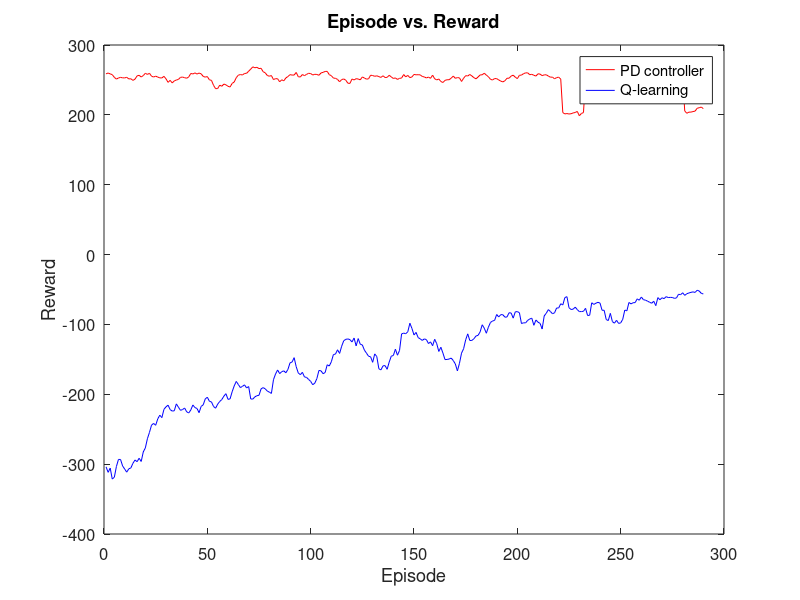

MATLAB code to generate this figure:
%% Plot Result
PDAgent =[219.400913431
241.399429755
227.189082642
249.144715368
238.855870577
242.602403241
215.67275475
231.291802797
235.0290166
231.030268368
255.547874958
231.495539255
228.936896956
215.702254488
210.845592754
213.869358962
258.618004525
224.11055407
224.999307608
233.834792632
239.663988745
232.403304197
233.719194842
205.479407264
234.007278162
256.918100201
222.57726773
234.180926346
244.616703897
257.618002256
217.84948455
255.944010867
190.251595819
222.485539651
217.62024866
220.778328196
245.752289394
220.979928594
257.489769402
209.173241682
206.768266379
247.22674351
218.458271647
219.225001014
235.101817243
226.469219708
250.320416874
249.619932462
212.270273796
249.804838889
227.973692168
256.374335546
239.267580383
234.693337732
202.070121598
249.70872176
215.465169018
213.157846543
239.509565433
220.156879044
203.048407689
220.597540788
185.260642597
191.190417824
236.480808331
250.580549132
233.959420495
247.162483172
201.614006894
218.875097392
210.088390224
254.423506042
240.628792542
247.506005559
227.100636305
244.911816807
244.688907739
255.366675492
249.957264729
231.808253611
248.600046684
242.056740339
241.614807122
247.165430761
228.785460107
231.958061286
195.928032782
228.692817045
217.549736445
238.945653524
241.369686519
191.13286474
255.025913341
240.354514748
203.614466451
257.392155809
217.331134746
237.35359381
248.625194652
244.456236402
232.942010239
241.551680783
228.566946005
193.677135885
236.804942028
238.578237332
241.686034385
234.957585257
252.862994047
245.408043662
223.629809207
242.898649532
239.356689086
216.641465036
226.997857861
245.389133075
251.633300906
242.722920782
187.937340392
238.174671058
211.127988397
220.246782648
227.324808629
205.10592256
248.571698138
235.81451564
227.046259144
208.949162229
239.985203007
250.762668219
224.68714542
229.492311621
215.284301417
215.640874128
246.636802249
232.792438245
220.363341171
230.919809602
261.140369903
235.106294594
240.034007488
231.680131342
217.760761018
204.161921015
239.028361418
221.470686025
235.561562181
249.710604837
207.659882041
238.894294592
242.932506265
218.226407501
247.595758598
221.258386265
254.94996741
205.852409204
242.264481993
203.35959844
260.242985042
242.988396407
233.440696205
244.563996803
216.114237601
224.957431675
213.636250747
241.147411995
217.986113156
224.6306894
248.913653235
208.271356046
226.547630145
246.921396255
208.45894354
201.891447204
255.449672435
222.330015011
241.566537161
240.516129254
254.559275519
216.666590509
218.521129552
222.785622902
195.651639261
254.016741448
239.219806421
250.278809746
244.314412249
220.570797284
215.614197964
238.254205677
242.922859221
247.810147049
225.123875341
218.24883593
226.503885756
216.280681121
213.150965464
234.724847328
241.20004211
214.199311171
219.696032964
225.577584317
236.860102428
242.377534009
253.333873435
227.392487323
246.523958501
226.221250381
206.215164337
220.402791856
261.795391767
222.405828058
246.27426811
248.033514001
242.960374149
226.549018865
233.157699772
232.645653245
214.540739956
239.308785232
215.763696785
239.848300476
233.269479874
247.644964533
229.853670024
226.902712707
226.994028811
209.490692712
249.619843863
221.034673279
211.728025661
-264.152246384
221.184722281
238.579728991
240.664230562
234.147276378
238.178808797
233.100751551
225.273600857
187.641526202
253.680715485
224.407895901
211.583182903
238.51600676
217.084172708
249.816016898
220.160616653
218.502794463
239.754273702
216.678256309
234.571346797
249.12132074
243.226997826
248.781577849
244.027801466
230.000501864
245.558520807
236.646685986
223.580263646
250.70429545
244.322616958
204.683516512
264.283878178
246.139330526
200.642911399
233.701013463
243.804934746
224.744922493
236.767658414
197.147606423
206.14856678
236.557455178
250.643624646
244.182270879
224.331463194
234.614996638
244.222669849
207.7712086
210.13436372
223.205912299
250.449756185
220.345384107
243.161701709
221.068155777
235.895223575
210.388427615
237.137708059
224.160305645
251.930219958
216.39019111
-255.135455884
217.413586323
236.466246011
243.633495693
228.935972728
242.236746029
250.333130138
246.319605279
232.310079049
230.757643234];
filterPDAgent = zeros(300-10,1);
for i = 1:300-10
    filterPDAgent(i) = sum(PDAgent(i:i+10))/10;
end 

QLearing = [-151.070212701 
-370.679868104 
-75.7091061405 
-203.627917147 
-513.857460046 
-445.465483003 
-429.738592266 
-153.74844107 
-207.537861254 
-91.2368866404 
-435.326188167 
-307.277409566 
-248.883769309 
-390.3680193 
-150.973685399 
-207.345513247 
-242.619675062 
-430.937079736 
-338.487133242 
-296.534572417 
-180.567763313 
-339.336664795 
-281.79778063 
-116.70730821 
-295.393845173 
-199.687706543 
-109.599818985 
-333.763072726 
-159.052113921 
-223.537674386 
-32.5923974437 
0.921953156341 
-131.788689937 
-232.955228529 
-169.901038399 
-113.517120601 
-92.2935156333 
-180.007302704 
-97.2319770142 
-86.0561105088 
-176.273036452 
-158.628135573 
-42.1516911575 
-123.446102784 
-35.2888940759 
-263.508419668 
-204.009973836 
-71.4697636733 
-134.147377399 
-206.246746376 
-120.013842688 
-89.2561905652 
-16.4796899904 
-116.617997839 
-148.914271717 
-155.867021946 
-83.508089694 
-160.120017036 
99.5980188483 
-86.9030262452 
-322.53765506 
-137.412145572 
-220.20122245 
-66.3243502066 
-0.996055536365 
-70.6213172806 
-101.70089603 
13.4799185434 
-88.5597228277 
-63.5625319016 
-72.883185728 
-119.7545331 
31.0017421552 
-91.5251215601 
-155.355134822 
-89.2585670501 
-34.7301144662 
-58.2849378432 
-76.0642826705 
-48.2685798898 
-418.952465925 
-77.0052974746 
-54.812897823 
63.5336894399 
-79.0706535178 
28.4617279481 
-54.1624863905 
-68.5827837593 
-121.858901524 
-107.6022937 
-84.907097848 
-26.7273218771 
86.3726939779 
61.3551551158 
-41.4102326465 
-23.2624258855 
51.9898330624 
-109.360824498 
27.9092334753 
65.3999816461 
-83.8157828174 
39.9520334852 
-285.100510144 
-92.9470598243 
12.4024587291 
26.0760247629 
-156.284086946 
40.0058996063 
-168.319205402 
-27.860159454 
-30.4846350389 
-38.6310312607 
170.593775207 
-51.0812274312 
-104.659540296 
-69.4174905553 
58.3069113741 
66.8214318721 
4.15217783746 
-46.6619190452 
178.460728166 
-16.8476955196 
84.898432147 
65.7479115278 
155.627209812 
51.7882728181 
-29.1672066898 
70.533433171 
46.3602515103 
-61.8845805691 
65.1234809511 
-46.4141253061 
192.043850935 
-77.9135765901 
47.2077919587 
6.81352494113 
-34.167131302 
-117.976602908 
53.9636585784 
-111.005478743 
179.104826531 
-12.6901707087 
-395.980533913 
161.434373383 
36.9646325924 
54.9628572505 
-98.6278610159 
172.344130872 
50.6778646021 
72.8301759676 
69.8870950418 
7.13944311501 
124.586064656 
77.2020947191 
183.243144198 
19.91395101 
111.334133503 
145.120071773 
23.4026177492 
-136.01563128 
145.934738362 
-78.4218145446 
-28.4944578978 
79.356180196 
120.280100751 
162.719957681 
-92.0825941938 
158.851023205 
35.5042456612 
206.952122384 
-262.16612194 
-75.6951650288 
41.40074159 
-195.731469926 
-106.708103265 
124.291489512 
174.783976758 
-64.7208792035 
88.2026596016 
-63.1046687883 
9.11681691364 
-44.7988501186 
215.496322463 
166.903238806 
60.3505120918 
63.7567882706 
-65.9174521383 
176.956837694 
-15.684041939 
165.807471018 
-44.390236071 
108.923137704 
158.127219577 
118.35509718 
21.5499479519 
234.824379677 
198.243712758 
-24.2586382927 
193.935067 
152.920418821 
96.3352908077 
21.7134674553 
106.273124409 
87.5295087822 
125.211961054 
142.081429844 
226.712507024 
51.7339407075 
156.387161296 
200.059233101 
122.371084043 
-214.677817729 
43.31966595 
103.520910003 
159.213645249 
165.543736731 
164.532037729 
23.4807679458 
202.740601933 
93.9091909185 
167.611001141 
-40.8477546351 
159.949498281 
121.244803182 
206.482329191 
105.431611725 
101.928126582 
189.903629784 
162.57478937 
202.0681539 
215.341872124 
133.676173768 
170.1233677 
186.27009837 
-196.080889813 
156.533904523 
114.900224498 
159.544929441 
120.28986566 
104.484047808 
203.40281174 
222.804652381 
219.222648944 
-36.6143593496 
194.639691863 
160.498570158 
109.767039889 
149.159527119 
185.301050667 
98.5447182587 
-101.075543988 
203.783469609 
-41.1691507851 
187.001657729 
170.737313024 
-42.2006964621 
116.275034448 
191.984552142 
60.153230104 
199.340132348 
202.809597464 
162.88661983 
181.089219883 
197.896191798 
146.740579337 
204.18729675 
-38.4137046996 
223.796437271 
152.763190827 
152.050560524 
122.69106804 
188.998821752 
134.890033283 
149.752055053 
169.36745617 
203.49873276 
78.3014378717 
191.88129822 
162.438568594 
209.929456778 
126.751271977 
179.316265995 
163.537575269 
139.311749732 
147.690667672 
143.873122781 
215.304055971 
183.900711432 
179.858103373 
216.989823057 
136.079748623 
172.890203451 
201.112235134 
181.005900455 
153.598899601 
132.282555559 
205.014341845 
195.079143039 
115.594164542 
163.183340958 ];
filterQlearning = zeros(300-10,1);
for i = 1:300-10
    filterQlearning(i) = sum(QLearing(i:i+10))/10;
end 



plot(filterPDAgent,'r')
hold on
plot(filterQlearning*0.5-150,'b')
xlim([0,300]);
ylim([-400,300]);
legend('PD controller', 'Q-learning')
set(gca,'FontSize',12)
xlabel('Episode')
ylabel('Reward')
title('Episode vs. Reward')